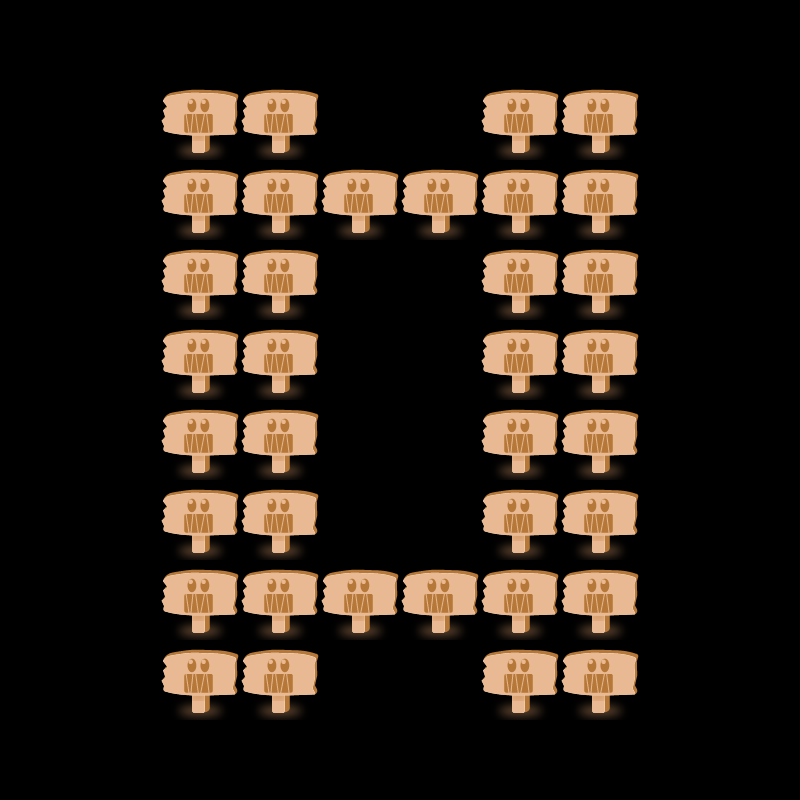

Rendered tile map (Tiled .tmx) drawn with the repository's tilesets; below, a short description and the map source with its tile grids summarised:
An orthogonal 10x10 tile map with 80x80 px tiles, 1 tile layer (gamelayer).

<map version="1.0" orientation="orthogonal" width="10" height="10" tilewidth="80" tileheight="80">
 <tileset firstgid="1" name="LevelBlock" tilewidth="80" tileheight="80">
  <image source="LevelBlock.png" width="320" height="240" />
 </tileset>
 <layer name="gamelayer" width="10" height="10">
  <data>[100 cells, 36 non-empty, 1 distinct tile ids]</data>
 </layer>
</map>